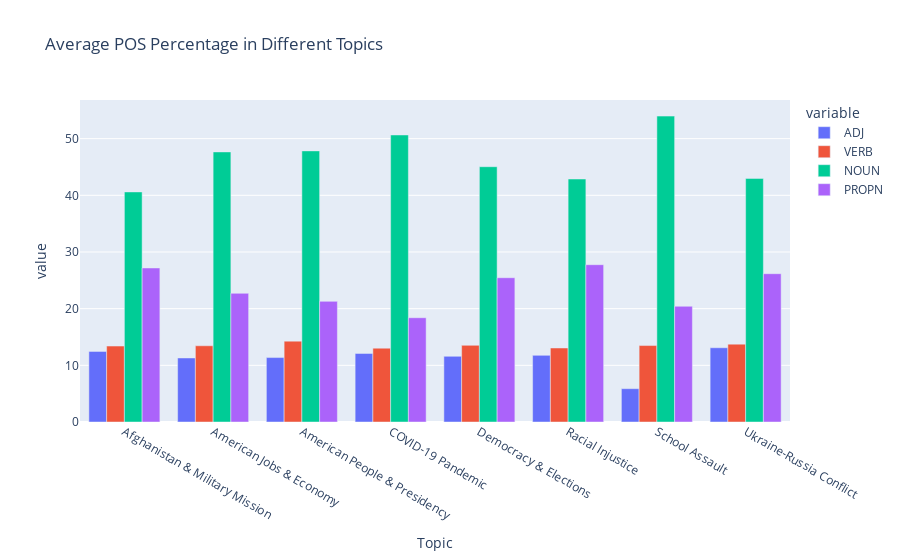

Source (notebook cell):
### Code cell
# Use plotly to plot POS use per speaker
fig = px.bar(average_pos_df, x="Topic", y=["ADJ", 'VERB', "NOUN", "PROPN"], title="Average POS Percentage in Different Topics", barmode='group')
fig.show()

### Figure 1 — Plotly figure (JSON) as saved in the notebook; plotly's stock layout.template omitted (floating-point values rounded to 4 significant figures)
{"data": [{"alignmentgroup": "True", "hovertemplate": "variable=ADJ<br>Topic=%{x}<br>value=%{y}<extra></extra>", "legendgroup": "ADJ", "marker": {"color": "#636efa", "pattern": {"shape": ""}}, "name": "ADJ", "offsetgroup": "ADJ", "orientation": "v", "showlegend": true, "textposition": "auto", "type": "bar", "x": ["Afghanistan & Military Mission", "American Jobs & Economy", "American People & Presidency", "COVID-19 Pandemic", "Democracy & Elections", "Racial Injustice", "School Assault", "Ukraine-Russia Conflict"], "xaxis": "x", "y": [12.46, 11.3, 11.37, 12.1, 11.59, 11.76, 5.88, 13.1], "yaxis": "y"}, {"alignmentgroup": "True", "hovertemplate": "variable=VERB<br>Topic=%{x}<br>value=%{y}<extra></extra>", "legendgroup": "VERB", "marker": {"color": "#EF553B", "pattern": {"shape": ""}}, "name": "VERB", "offsetgroup": "VERB", "orientation": "v", "showlegend": true, "textposition": "auto", "type": "bar", "x": ["Afghanistan & Military Mission", "American Jobs & Economy", "American People & Presidency", "COVID-19 Pandemic", "Democracy & Elections", "Racial Injustice", "School Assault", "Ukraine-Russia Conflict"], "xaxis": "x", "y": [13.4, 13.45, 14.27, 13.03, 13.53, 13.06, 13.49, 13.74], "yaxis": "y"}, {"alignmentgroup": "True", "hovertemplate": "variable=NOUN<br>Topic=%{x}<br>value=%{y}<extra></extra>", "legendgroup": "NOUN", "marker": {"color": "#00cc96", "pattern": {"shape": ""}}, "name": "NOUN", "offsetgroup": "NOUN", "orientation": "v", "showlegend": true, "textposition": "auto", "type": "bar", "x": ["Afghanistan & Military Mission", "American Jobs & Economy", "American People & Presidency", "COVID-19 Pandemic", "Democracy & Elections", "Racial Injustice", "School Assault", "Ukraine-Russia Conflict"], "xaxis": "x", "y": [40.6, 47.66, 47.84, 50.65, 45.05, 42.88, 53.98, 42.99], "yaxis": "y"}, {"alignmentgroup": "True", "hovertemplate": "variable=PROPN<br>Topic=%{x}<br>value=%{y}<extra></extra>", "legendgroup": "PROPN", "marker": {"color": "#ab63fa", "pattern": {"shape": ""}}, "name": "PROPN", "offsetgroup": "PROPN", "orientation": "v", "showlegend": true, "textposition": "auto", "type": "bar", "x": ["Afghanistan & Military Mission", "American Jobs & Economy", "American People & Presidency", "COVID-19 Pandemic", "Democracy & Elections", "Racial Injustice", "School Assault", "Ukraine-Russia Conflict"], "xaxis": "x", "y": [27.18, 22.71, 21.29, 18.4, 25.46, 27.76, 20.42, 26.17], "yaxis": "y"}], "layout": {"autosize": true, "barmode": "group", "legend": {"title": {"text": "variable"}, "tracegroupgap": 0}, "title": {"text": "Average POS Percentage in Different Topics"}, "xaxis": {"anchor": "y", "autorange": true, "domain": [0, 1], "range": [-0.5, 7.5], "title": {"text": "Topic"}, "type": "category"}, "yaxis": {"anchor": "x", "autorange": true, "domain": [0, 1], "range": [0, 56.82], "title": {"text": "value"}, "type": "linear"}}}
